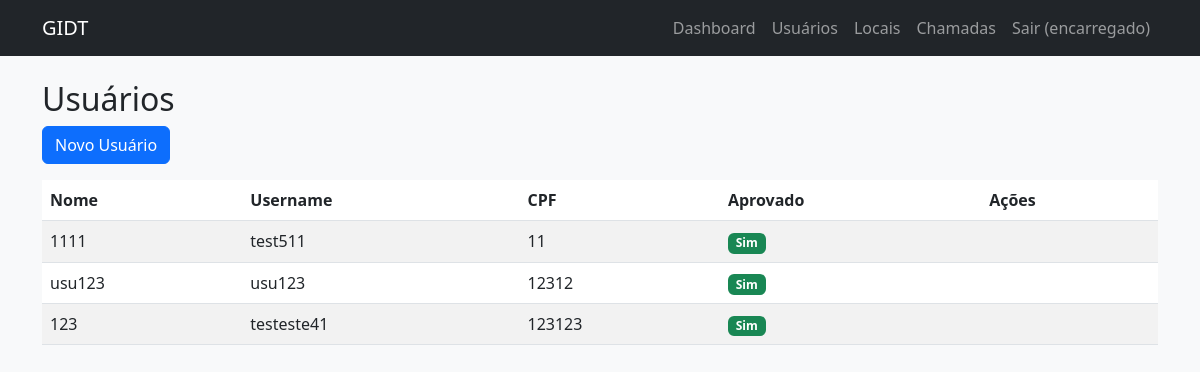
Screenshot of /encarregado/usuarios/ (signed in) with the database file from the repository.
### gestao/models.py (models this page shows, shortened)
class User(AbstractUser):
    ROLE_CHOICES = (
        ('gestor', 'Gestor'),
        ('gerente', 'Gerente'),
        ('encarregado', 'Encarregado'),
        ('usuario', 'Usuário'),
        ('administrador', 'Administrador'),
    )
    role = models.CharField(max_length=20, choices=ROLE_CHOICES, default='usuario')
    cpf = models.CharField(max_length=14, unique=True, null=True, blank=True)
    telefone = models.CharField(max_length=20, blank=True)
    endereco = models.TextField(blank=True)
    aprovado = models.BooleanField(default=False)
    aprovado_por = models.ForeignKey('self', on_delete=models.SET_NULL, null=True, blank=True, related_name='aprovados')
    aprovado_em = models.DateTimeField(null=True, blank=True)
    pix = models.CharField(max_length=50, blank=True)
    setor = models.CharField(max_length=100, blank=True, null=True, help_text="Nome ou código do setor")
    filial = models.CharField(max_length=100, blank=True, null=True, help_text="Nome ou código da filial")

### gestao/views/Vencarregado.py (the view)
# urls.py: path('encarregado/usuarios/', usuario_list, name='usuario_list'),
@login_required
@role_required('encarregado', 'gestor')
def usuario_list(request):
    usuarios = User.objects.filter(role='usuario',
                                   setor=request.user.setor,
                                   filial=request.user.filial)
    return render(request, 'encarregado/usuario_list.html', {'usuarios': usuarios})

### templates/encarregado/usuario_list.html (shortened to what this page needs)
{% extends "base.html" %}
{% block content %}
<h2>Usuários</h2>
<a href="{% url 'usuario_create' %}" class="btn btn-primary mb-3">Novo Usuário</a>
<table class="table table-striped">
    <thead>
        <tr>
            <th>Nome</th>
            <th>Username</th>
            <th>CPF</th>
            <th>Aprovado</th>
            <th>Ações</th>
        </tr>
    </thead>
    <tbody>
        {% for usuario in usuarios %}
        <tr>
            <td>{{ usuario.first_name }}</td>
            <td>{{ usuario.username }}</td>
            <td>{{ usuario.cpf }}</td>
            <td>
                {% if usuario.aprovado %}
                    <span class="badge bg-success">Sim</span>
                {% else %}
                    <span class="badge bg-warning">Não</span>
                {% endif %}
            </td>
            <td>
            </td>
        </tr>
        {% endfor %}
    </tbody>
</table>
{% endblock %}

### templates/base.html (shortened to what this page needs)
<!DOCTYPE html>
<html lang="pt-br">
<head>
    <link href="https://cdn.jsdelivr.net/npm/bootstrap@5.3.0/dist/css/bootstrap.min.css" rel="stylesheet">
    <link rel="stylesheet" href="/static/css/style.css">
</head>
<body>
    <nav class="navbar navbar-expand-lg navbar-dark bg-dark">
        <div class="container">
            <a class="navbar-brand" href="{% url 'index' %}">GIDT</a>
            <div class="collapse navbar-collapse" id="navbarNav">
                <ul class="navbar-nav ms-auto">
                    {% if user.is_authenticated %}
                        <li class="nav-item">
                            <a class="nav-link" href="{% url 'dashboard' %}">Dashboard</a>
                        </li>
                        {% if user.role == 'encarregado' %}
                            <li class="nav-item"><a class="nav-link" href="{% url 'usuario_list' %}">Usuários</a></li>
                            <li class="nav-item"><a class="nav-link" href="{% url 'local_list' %}">Locais</a></li>
                            <li class="nav-item"><a class="nav-link" href="{% url 'chamada_list' %}">Chamadas</a></li>
                        {% endif %}
                        <li class="nav-item">
                            <a class="nav-link" href="{% url 'logout' %}">Sair ({{ user.first_name|default:user.username }})</a>
                        </li>
                    {% else %}
                        <li class="nav-item"><a class="nav-link" href="{% url 'login' %}">Login</a></li>
                    {% endif %}
                </ul>
            </div>
        </div>
    </nav>
    <main class="container mt-4">
        {% block content %}{% endblock %}
    </main>
</body>
</html>

### static/css/style.css (style rules this page uses)
body { background-color: #f8f9fa; }
.navbar { margin-bottom: 20px; }

### rows the page displays
User: first_name "encarregado"
User: first_name "1111", username "test511", cpf "11", aprovado "Sim"
User: first_name "usu123", username "usu123", cpf "12312", aprovado "Sim"
User: first_name "123", username "testeste41", cpf "123123", aprovado "Sim"
